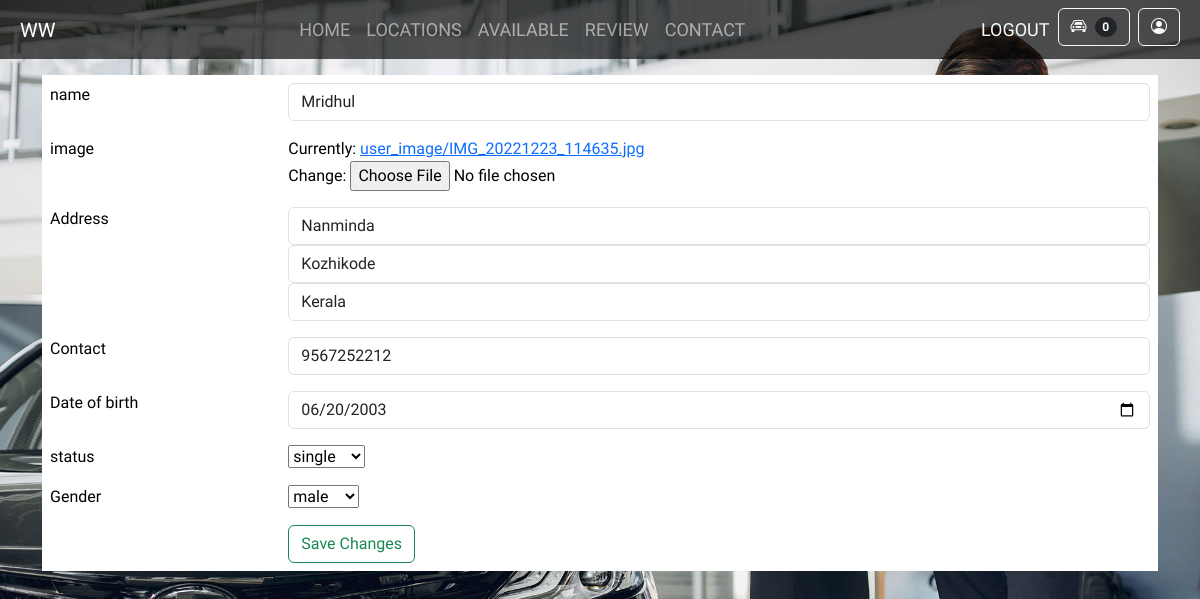
Screenshot of /user/proedit/1 with the database file from the repository.
### wwapp/models.py (models this page shows)
class UserPersonalInfo(models.Model):
    user=models.OneToOneField(User,on_delete=models.CASCADE)
    image=models.ImageField(upload_to='user_image')
    name=models.CharField(max_length=100)
    place=models.CharField(max_length=100)
    city=models.CharField(max_length=100)
    state=models.CharField(max_length=100)
    phone=models.PositiveIntegerField()
    dob=models.DateField()
    options=(
        ('single','single'),
        ('marrid','married')
    )
    status=models.CharField(max_length=50,choices=options)
    options=(
        ('male','male'),
        ('female','female')
    )
    gender=models.CharField(max_length=100,choices=options)

### wwapp/views.py (the view)
# urls.py: path('user/proedit/<int:id>',views.UserEditView.as_view(),name='user_pro_edit_view'),
class UserEditView(UpdateView):
    model=UserPersonalInfo
    form_class=UserPersonalInfoForm
    pk_url_kwarg='id'
    template_name='user_profile_edit_view.html'
    success_url=reverse_lazy('user_pro_view')

### wwapp/forms.py
class UserPersonalInfoForm(forms.ModelForm):
    class Meta:
        model=UserPersonalInfo
        exclude=['user']
        widgets={
            'name':forms.TextInput(attrs={'class':'form-control','placeholder':'Full Name'}),
            'place':forms.TextInput(attrs={'class':'form-control','placeholder':'Place'}),
            'city':forms.TextInput(attrs={'class':'form-control','placeholder':'City'}),
            'state':forms.TextInput(attrs={'class':'form-control','placeholder':'State'}),
            'phone':forms.TextInput(attrs={'class':'form-control','placeholder':'Phone'}),
            'dob':forms.TextInput(attrs={'class':'form-control','type':'date'}),
        }

### wwapp/context_processors.py (called while the page is built)
def booking_count(request):
    if request.user.is_authenticated:
        count=CarBooking.objects.filter(user=request.user).count()
        return{'count':count}
    else:
        return{'count':0}

### wwapp/templates/user_profile_edit_view.html (shortened to what this page needs)
{% extends 'user_index.html'%}
{% block content %}
<div style="aspect-ratio: 16/1;"></div>
<div class="container ">
<form action="" method="POST" enctype="multipart/form-data">
    <table class="table table-responsive table-borderless  ">
        <tr>
            <td>name</td>
            <td>{{form.name}}</td>
        </tr>
        <tr>
            <td>image</td>
            <td>{{form.image}}</td>
        </tr>
        <tr>
            <td>Address</td>
            <td>{{form.place}}{{form.city}}{{form.state}}</td>
        </tr>
        <tr>
            <td>Contact</td>
            <td>{{form.phone}}</td>
        </tr>
        <tr>
            <td>Date of birth</td>
            <td>{{form.dob}}</td>
        </tr>
        <tr>
            <td>status</td>
            <td>{{form.status}}</td>
        </tr>
        <tr>
            <td>Gender</td>
            <td>{{form.gender}}</td>
        </tr>
        <tr>
            <td>
            </td>
            <td>
                <button class="btn btn-outline-success " type="submit">Save Changes</button>
            </td>
        </tr>
    </table>
</form>
</div>
{% endblock content %}

### rows the page displays
UserPersonalInfo: name "Mridhul", place "Nanminda", city "Kozhikode", state "Kerala", phone "9567252212", dob "06/20/2003", status "single", gender "male"

### other values shown
{{ count }} "0"
